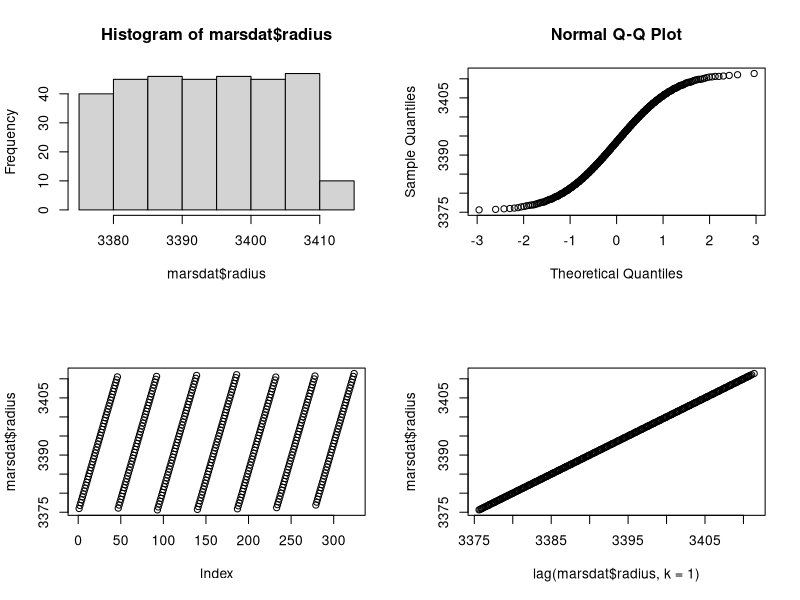
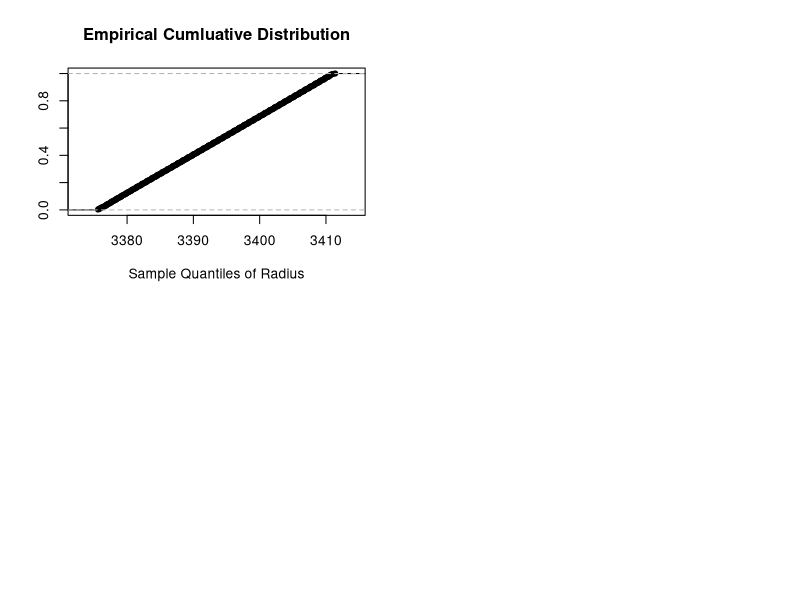
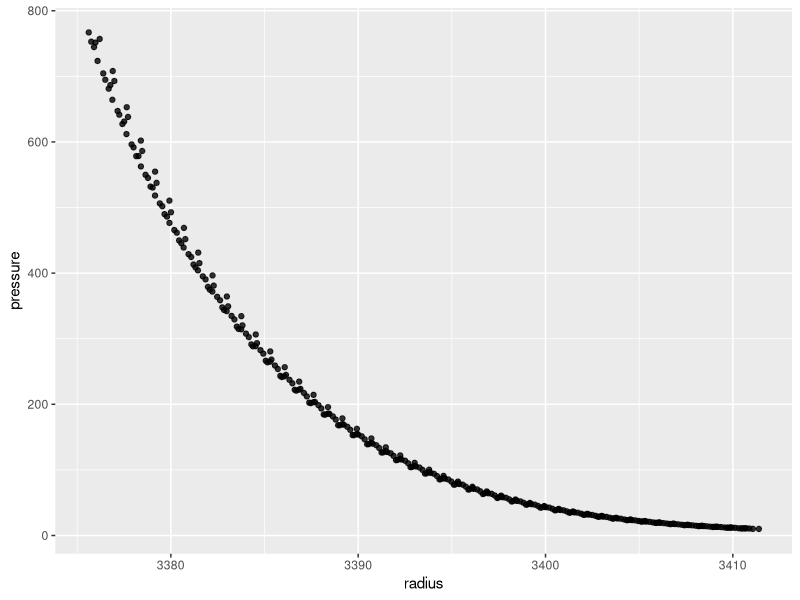
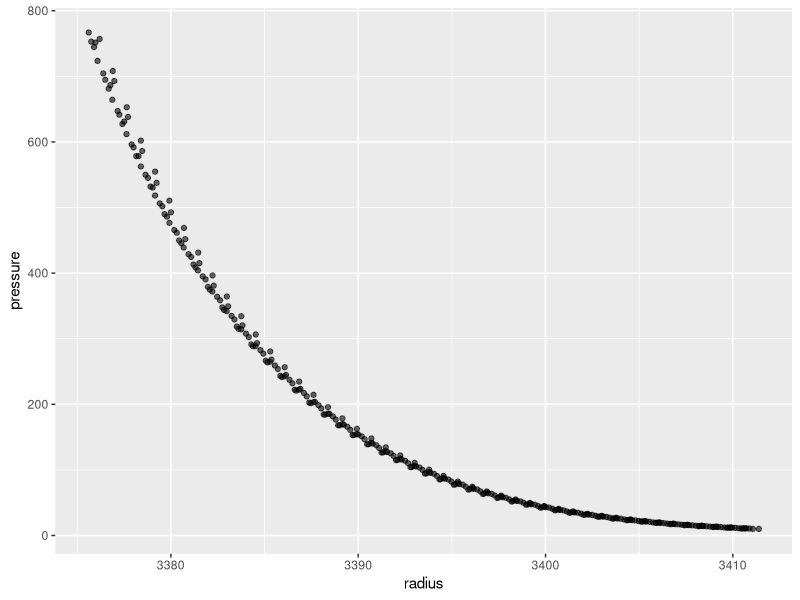
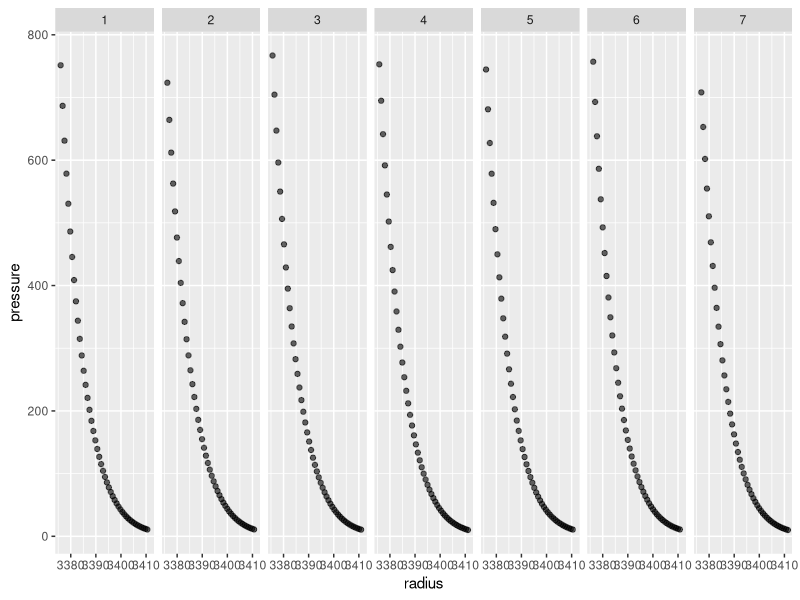
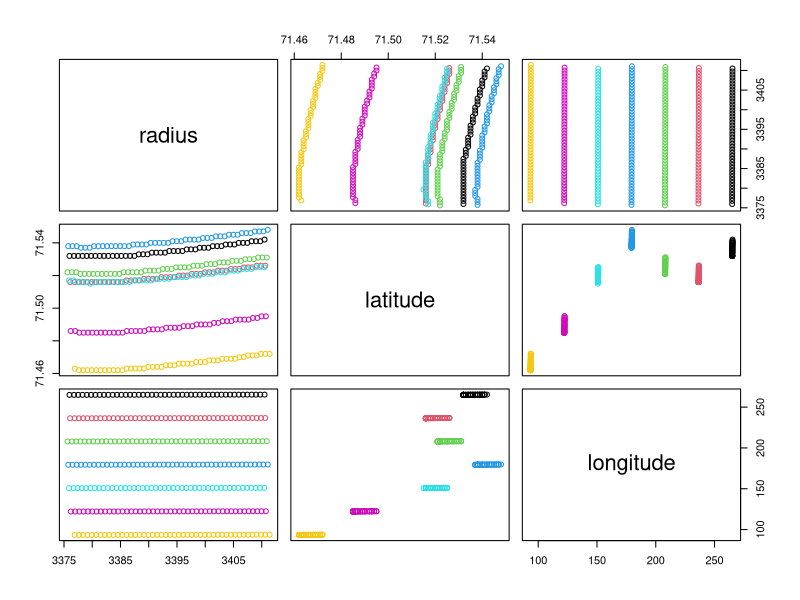
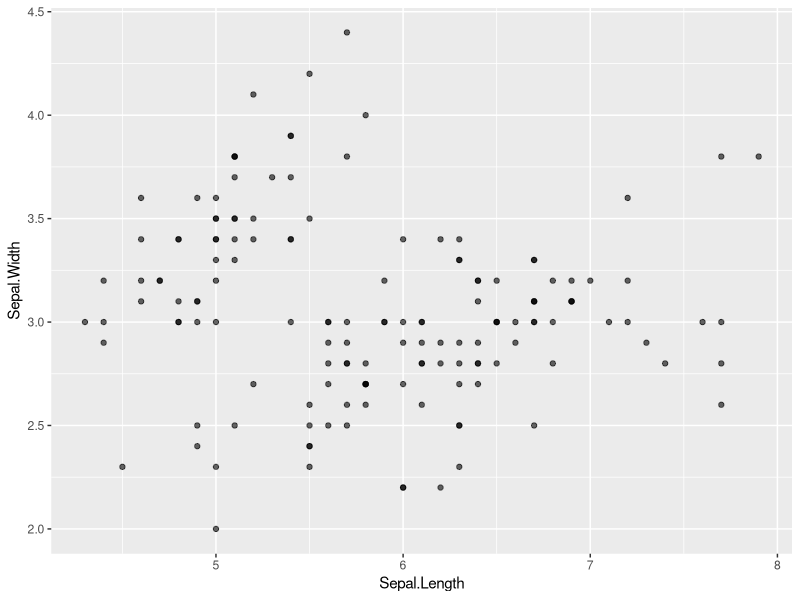
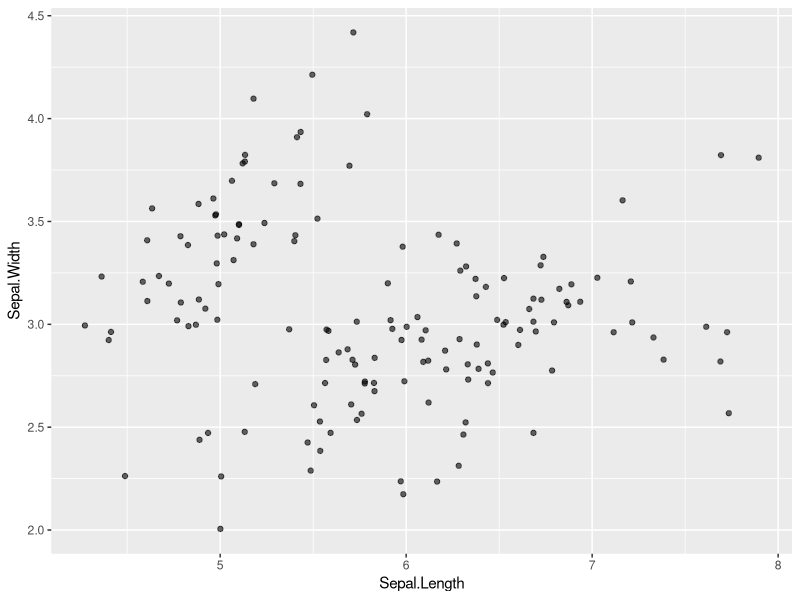

The R script that drew these images, in order:
# Data visualization example 2 
# Set working directory for reading or writing files
setwd("/Users/User1/Desktop/MyDocs/classes/SPRING/S17/628/Rcodes")

marsdat=read.table("marsbig.dat", header=TRUE)
head(marsdat)
dim(marsdat)
tail(marsdat)

# creating 4-plots for a univariate distribution

par(mfrow=c(2,2))
hist(marsdat$radius)
qqnorm(marsdat$radius)
plot(marsdat$radius)
plot(lag(marsdat$radius, k=1), marsdat$radius)

# creating emperical cumulative distribution function plot

radius.ecdf = ecdf(marsdat$radius)
plot(radius.ecdf, xlab = 'Sample Quantiles of Radius', ylab = '', main = 'Empirical Cumluative Distribution')

# Scatterplot  in ggplot2
par(mfrow=c(1,1))
library(ggplot2)
ggplot(marsdat, aes(x = radius, y = pressure))+geom_jitter(alpha=.8)
ggplot(marsdat, aes(x = radius, y = pressure))+geom_jitter(alpha=.6)
ggplot(marsdat, aes(x = radius, y = pressure))+geom_jitter(alpha=.6)+facet_grid(. ~ orbit)

# scatterplot matrix

pairs(marsdat[,1:3], col=marsdat$orbit)

# Saving plots as pdf or jpeg

pdf("splom.pdf")
par(mfrow=c(1,1))

# Basic Scatterplot Matrix
pairs(~radius+latitude+longitude+geopotential+pressure+sigmapressure+temperature+sigmatemperature+mnd+sigmamnd+orbit,data=marsdat, 
      main="Simple Scatterplot Matrix")

dev.off()

# More in depth ggplot:  three layers to create a basic scatter plot: Data>Aesthetics>Geometry

str(iris)

# Geometry: geom_point ve goem_jitter
ggplot(iris, aes(x = Sepal.Length, y = Sepal.Width))+geom_point(alpha=.6)
ggplot(iris, aes(x = Sepal.Length, y = Sepal.Width))+geom_jitter(alpha=.6)
# add facet layer to get cleaner visualization
ggplot(iris, aes(x = Sepal.Length, y = Sepal.Width))+geom_jitter(alpha=.6)+facet_grid(. ~ Species)
# add statistics layer to add more parameters to the graphics
ggplot(iris, aes(x = Sepal.Length, y = Sepal.Width))+geom_jitter(alpha=.6)+facet_grid(. ~ Species)+stat_smooth(method = "lm", se = F, col = "red")
# add coordinates layer to clean up the graph 
levels(iris$Species) = c("Sertosa", "Versicolor", "Virginica")
ggplot(iris, aes(x = Sepal.Length, y = Sepal.Width))+geom_jitter(alpha=.6)+facet_grid(. ~ Species)+stat_smooth(method = "lm", se = F, col = "red")+scale_y_continuous("Sepal Width (cm)", limits=c(2,5), expand=c(0,0))+scale_x_continuous("Sepal Length (cm)", limits=c(4,8), expand=c(0,0))+coord_equal()


# Scatterplot matrix for iris data
head(iris)

pairs(iris[,1:4], col=iris$Species)
